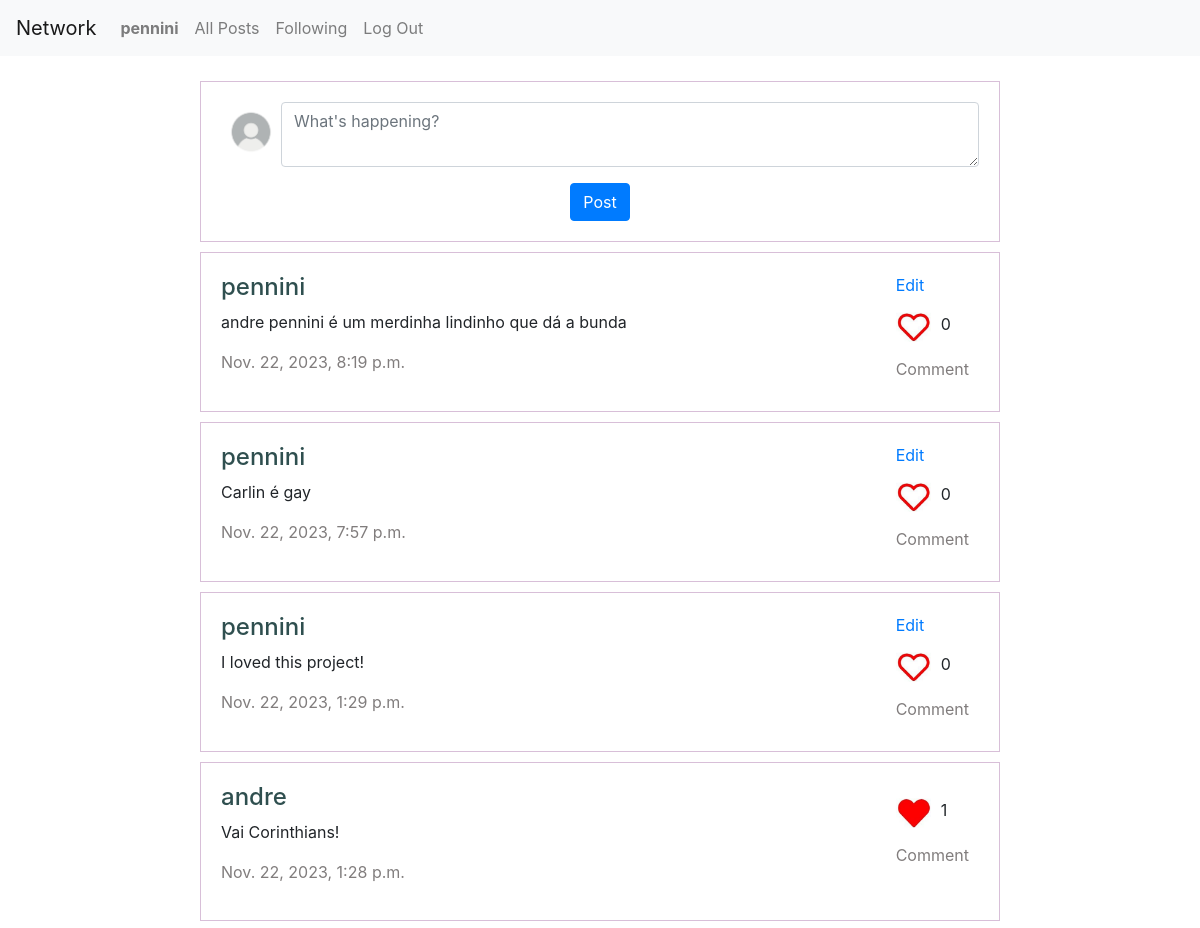
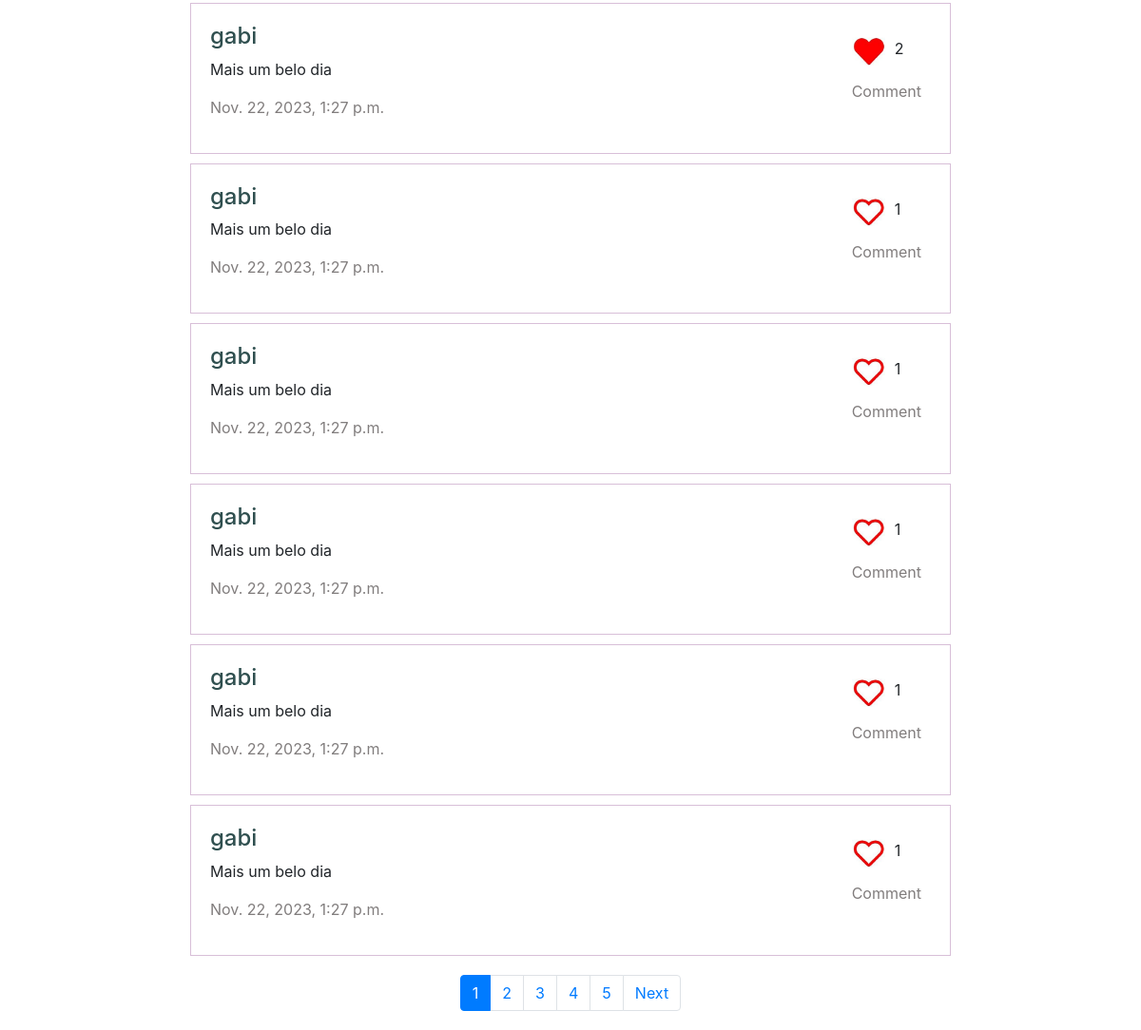
Screenshot of / (signed in) with the database file from the repository (2 pictures, top to bottom).
### network/models.py (models this page shows, shortened)
class User(AbstractUser):
    pass

class Post(models.Model):
    user = models.ForeignKey(User, on_delete=models.CASCADE, related_name="posts")
    content = models.TextField()
    timestamp = models.DateTimeField(auto_now_add=True)
    likes_post = models.IntegerField(default=0)

### network/views.py (the view)
# urls.py: path("", views.index, name="index"),
def index(request):
    if request.user.is_authenticated:
        posts = Post.objects.order_by("-timestamp").all()
        p = Paginator(posts, 10)
        page_number = request.GET.get('page')
        page_obj = p.get_page(page_number)
        liked_posts = set(request.user.likes.filter(like=True).values_list('post_id', flat=True))
        for post in page_obj:
            post.is_liked = post.id in liked_posts
        return render(request, "network/index.html", {
            "page_obj": page_obj,
            "page_count": range(1, p.count + 1)
        })
    else:
        return HttpResponseRedirect(reverse("login"))

### network/templates/network/index.html (shortened to what this page needs)
{% extends "network/layout_posts.html" %}
{% load static %}
{% block content %}
    <div class="post">
        <form id="compose-post">
            <div class="form-group">
                <img src="{% static 'network/images/avatar.jpg' %}" alt="ícone avatar" class="icone">
                <textarea maxlength="300" type="text" id="text-post" class="form-control" placeholder="What's happening?"></textarea>
            </div>
            <input type="submit" value="Post" class="btn btn-primary">
        </form>
    </div>
{% endblock content %}

### network/templates/network/layout_posts.html (shortened to what this page needs)
{% extends "network/layout.html" %}
{% load static %}
{% block body %}
    {% for post in page_obj %}
        <div class="post-views">
            <div class="post-content" id="post-content-{{ post.id }}">
                <span>
                    <a href="{% url 'profile' post.user.id %}" class="user-id"><h4>{{ post.user }}</h4></a>
                    <p id="textarea-{{ post.id }}">{{ post.content }}</p>
                    <p class="timestamp">{{ post.timestamp }}</p>
                </span>
                <span>
                    <div class="post-interaction">
                        {% if user.id == post.user.id %}
                            <div class="post-but">
                                <a href="#" class="edit-post" data-id="{{ post.id }}">Edit</a>
                            </div>
                        {% endif %}
                        <div class="like-but">
                            <a href="#" class="like-post">
                                {% if post.is_liked %}
                                    <img data-id="{{ post.id }}" src="{% static 'network/images/like.png' %}" alt="like button" class="icone-like">
                                {% else %}
                                    <img data-id="{{ post.id }}" src="{% static 'network/images/unlike.png' %}" alt="like button" class="icone-like">
                                {% endif %}
                            </a>
                            <div id="like-{{ post.id }}">{{ post.likes_post }}</div>
                        </div>
                        <div class="post-but">
                            <a href="#" class="comment-post" data-id="{{ post.id }}">Comment</a>
                        </div>
                    </div>
                </span>
            </div>
        </div>
    {% endfor %}
    <nav id="pagination" aria-label="Page navigation example">
        <ul class="pagination justify-content-center">
          {% for i in page_obj.paginator.page_range %}
            {% if page_obj.number == i %}
                <li class="page-item active" aria-current="page">
                    <a class="page-link" href="?page={{ i }}">{{ i }} <span class="sr-only">(current)</span></a>
                </li>
            {% else %}
                <li class="page-item"><a class="page-link" href="?page={{ i }}">{{ i }}</a></li>
            {% endif %}
          {% endfor %}
          {% if page_obj.has_next %}
            <li class="page-item">
                <a class="page-link" href="?page={{ page_obj.next_page_number }}">Next</a>
            </li>
          {% endif %}
        </ul>
    </nav>
{% endblock body %}

### network/templates/network/layout.html (shortened to what this page needs)
{% load static %}
<!DOCTYPE html>
<html lang="en">
    <head>
        <link rel="stylesheet" href="https://stackpath.bootstrapcdn.com/bootstrap/4.4.1/css/bootstrap.min.css">
        <link href="{% static 'network/styles.css' %}" rel="stylesheet">
    </head>
    <body>
        <nav class="navbar navbar-expand-lg navbar-light bg-light">
            <a class="navbar-brand" href="{% url 'index' %}">Network</a>
            <div>
              <ul class="navbar-nav mr-auto">
                {% if user.is_authenticated %}
                    <li class="nav-item">
                        <a class="nav-link" href="{% url 'profile' user.id %}"><strong>{{ user.username }}</strong></a>
                    </li>
                {% endif %}
                <li class="nav-item">
                  <a class="nav-link" href="{% url 'index' %}">All Posts</a>
                </li>
                {% if user.is_authenticated %}
                    <li class="nav-item">
                        <a class="nav-link" href="{% url 'following' %}">Following</a>
                    </li>
                    <li class="nav-item">
                        <a class="nav-link" href="{% url 'logout' %}">Log Out</a>
                    </li>
                {% endif %}
              </ul>
            </div>
          </nav>
        <div class="body">
            {% block content %}
            {% endblock content %}
            {% block body %}
            {% endblock %}
        </div>
    </body>
</html>

### network/static/network/styles.css (style rules this page uses)
.post { margin-left: 200px; margin-right: 200px; margin-top: 25px; border: 1px solid thistle; padding: 20px; text-align: center; }
span { word-wrap: break-word; margin-right: 10px; }
.post-content { display: flex; text-align: left; justify-content: space-between; padding: 20px; }
.post-views { margin-left: 200px; margin-right: 200px; margin-top: 10px; border: 1px solid thistle; }
.post-but { margin-bottom: 10px; }
.like-but { display: flex; margin-top: 15px; margin-bottom: 15px; }
.like-post { margin-right: 10px; }
.user-id { color: darkslategrey; }
.comment-post, .timestamp { color: rgb(129, 125, 125); }
.form-group { display: flex; }
.icone { width: 60px; height: 60px; }
.icone-like { width: 35px; height: 30px; }
textarea { max-height: 200px; min-height: 65px; margin-bottom: 0px; }
#pagination { margin-top: 20px; margin-bottom: 20px; }

### rows the page displays
User: username "pennini"
Post: user "pennini", content "andre pennini é um merdinha lindinho que dá a bunda", timestamp "Nov. 22, 2023, 8:19 p.m.", likes_post "0"
Post: user "pennini", content "Carlin é gay", timestamp "Nov. 22, 2023, 7:57 p.m.", likes_post "0"
Post: user "pennini", content "I loved this project!", timestamp "Nov. 22, 2023, 1:29 p.m.", likes_post "0"
Post: user "andre", content "Vai Corinthians!", timestamp "Nov. 22, 2023, 1:28 p.m.", likes_post "1"
Post: user "gabi", content "Mais um belo dia", timestamp "Nov. 22, 2023, 1:27 p.m.", likes_post "2"
Post: user "gabi", content "Mais um belo dia", timestamp "Nov. 22, 2023, 1:27 p.m.", likes_post "1"
Post: user "gabi", content "Mais um belo dia", timestamp "Nov. 22, 2023, 1:27 p.m.", likes_post "1"
Post: user "gabi", content "Mais um belo dia", timestamp "Nov. 22, 2023, 1:27 p.m.", likes_post "1"
Post: user "gabi", content "Mais um belo dia", timestamp "Nov. 22, 2023, 1:27 p.m.", likes_post "1"
Post: user "gabi", content "Mais um belo dia", timestamp "Nov. 22, 2023, 1:27 p.m.", likes_post "1"

### other values shown
{{ i }} "1"
{{ i }} "2" "3" "4" "5"
